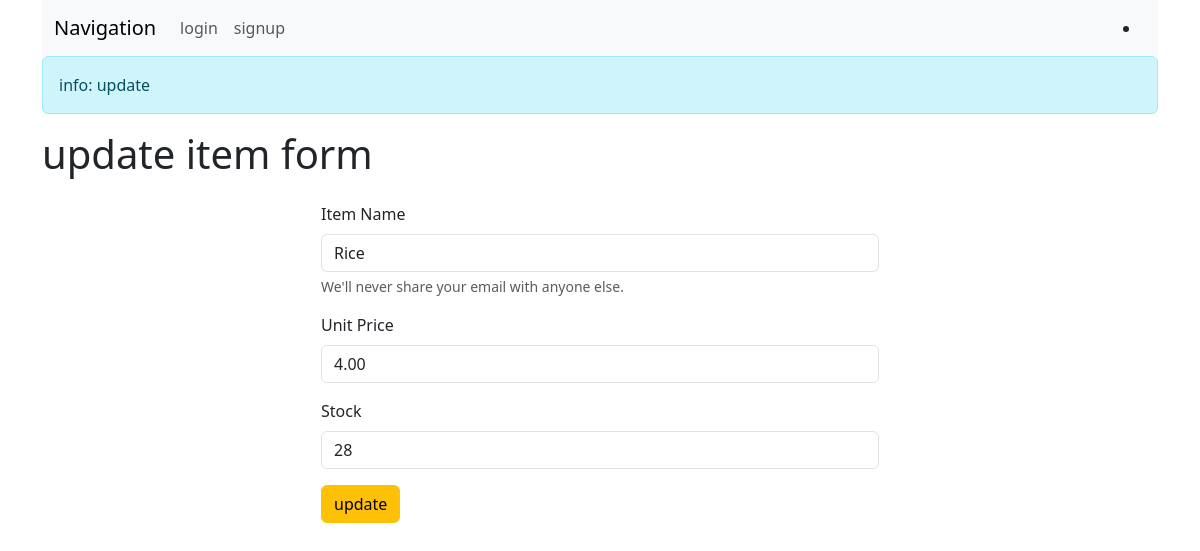
Screenshot of /update_items_view/1 with the database file from the repository.
### shop/models.py (models this page shows)
class Items(models.Model):
    itemName = models.CharField(max_length=100)
    unitprice = models.DecimalField(max_digits=10, decimal_places=2)
    stock = models.IntegerField()
    created = models.DateTimeField(auto_now_add=True)
    updated = models.DateTimeField(auto_now=True)

### shop/views.py (the view)
# urls.py: path('update_items_view/<int:id>', views.update_items_view, name='update_items_view'),
def update_items_view(request, id):
    items_instance = Items.objects.get(id=id)
    data = {"items_instance": items_instance}
    messages.info(request, "update")
    return render(request, "free/updateItems.html", context=data)

### templates/free/updateItems.html (shortened to what this page needs)
<!DOCTYPE html>
<html lang="en">
<head>
    <link href="https://cdn.jsdelivr.net/npm/bootstrap@5.3.3/dist/css/bootstrap.min.css" rel="stylesheet"
>
</head>
<body class="container">
    {% include "navbar.html" %}
    {% for message in messages %}
    <div class="alert alert-{{message.tags}}" role="alert">
        {{message.tags}}: {{message}}
    </div>
    {% endfor %}
    <h1>update item form</h1>
    <form method="POST" action="/update_items/{{items_instance.id}}" class="col-6 mx-auto my-4">
        <div class="mb-3">
            <label for="exampleInputEmail1" class="form-label">Item Name</label>
            <input type="text" name="itemName" value={{items_instance.itemName}} required class="form-control">
            <div class="form-text">We'll never share your email with anyone else.</div>
        </div>
        <div class="mb-3">
            <label for="exampleInputPassword1" class="form-label">Unit Price</label>
            <input type="number" name="unitprice" value={{items_instance.unitprice}} required class="form-control">
        </div>
        <div class="mb-3">
            <label for="exampleInputPassword1" class="form-label">Stock</label>
            <input type="number" name="stock" value={{items_instance.stock}} required class="form-control">
        </div>
        <button type="submit" class="btn btn-warning">update</button>
    </form>
</body>
</html>

### rows the page displays
Items: itemName "Rice", unitprice "4.00", stock "28"

### other values shown
{{ message.tags }} "info"
{{ message }} "update"
